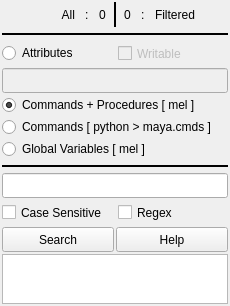
<?xml version="1.0" encoding="UTF-8"?>
<ui version="4.0">
	<class>WindowMain</class>
	<widget class="QMainWindow" name="WindowMain">
		<property name="geometry">
			<rect>
				<x>0</x>
				<y>0</y>
				<width>230</width>
				<height>306</height>
			</rect>
		</property>
		<property name="windowTitle">
			<string>Developer</string>
		</property>
		<property name="windowIcon">
			<iconset>
				<normaloff>../icons/ToolSeq.svg</normaloff>../icons/ToolSeq.svg
			</iconset>
		</property>
		<widget class="QWidget" name="Widget_00">
			<layout class="QVBoxLayout" name="verticalLayout">
				<property name="spacing">
					<number>2</number>
				</property>
				<property name="leftMargin">
					<number>2</number>
				</property>
				<property name="topMargin">
					<number>2</number>
				</property>
				<property name="rightMargin">
					<number>2</number>
				</property>
				<property name="bottomMargin">
					<number>2</number>
				</property>
				<item>
					<widget class="QWidget" name="Widget_01" native="true">
						<layout class="QHBoxLayout" name="horizontalLayout_8">
							<property name="spacing">
								<number>4</number>
							</property>
							<property name="leftMargin">
								<number>0</number>
							</property>
							<property name="topMargin">
								<number>0</number>
							</property>
							<property name="rightMargin">
								<number>0</number>
							</property>
							<property name="bottomMargin">
								<number>0</number>
							</property>
							<item>
								<widget class="QWidget" name="Widget_011" native="true">
									<layout class="QHBoxLayout" name="horizontalLayout_4">
										<property name="spacing">
											<number>10</number>
										</property>
										<property name="leftMargin">
											<number>0</number>
										</property>
										<property name="topMargin">
											<number>0</number>
										</property>
										<property name="rightMargin">
											<number>0</number>
										</property>
										<property name="bottomMargin">
											<number>0</number>
										</property>
										<item>
											<widget class="QLabel" name="label_7">
												<property name="sizePolicy">
													<sizepolicy hsizetype="Ignored" vsizetype="Ignored">
														<horstretch>0</horstretch>
														<verstretch>0</verstretch>
													</sizepolicy>
												</property>
												<property name="minimumSize">
													<size>
														<width>0</width>
														<height>25</height>
													</size>
												</property>
												<property name="text">
													<string>All</string>
												</property>
												<property name="alignment">
													<set>Qt::AlignRight|Qt::AlignTrailing|Qt::AlignVCenter</set>
												</property>
											</widget>
										</item>
										<item>
											<widget class="QLabel" name="label_2">
												<property name="sizePolicy">
													<sizepolicy hsizetype="Fixed" vsizetype="Ignored">
														<horstretch>0</horstretch>
														<verstretch>0</verstretch>
													</sizepolicy>
												</property>
												<property name="minimumSize">
													<size>
														<width>0</width>
														<height>25</height>
													</size>
												</property>
												<property name="text">
													<string>:</string>
												</property>
											</widget>
										</item>
										<item>
											<widget class="QLabel" name="Label_CountAll">
												<property name="sizePolicy">
													<sizepolicy hsizetype="Fixed" vsizetype="Ignored">
														<horstretch>0</horstretch>
														<verstretch>0</verstretch>
													</sizepolicy>
												</property>
												<property name="minimumSize">
													<size>
														<width>0</width>
														<height>25</height>
													</size>
												</property>
												<property name="text">
													<string>0</string>
												</property>
											</widget>
										</item>
									</layout>
								</widget>
							</item>
							<item>
								<widget class="Line" name="line">
									<property name="sizePolicy">
										<sizepolicy hsizetype="Fixed" vsizetype="Ignored">
											<horstretch>0</horstretch>
											<verstretch>0</verstretch>
										</sizepolicy>
									</property>
									<property name="minimumSize">
										<size>
											<width>10</width>
											<height>25</height>
										</size>
									</property>
									<property name="frameShadow">
										<enum>QFrame::Plain</enum>
									</property>
									<property name="lineWidth">
										<number>2</number>
									</property>
									<property name="orientation">
										<enum>Qt::Vertical</enum>
									</property>
								</widget>
							</item>
							<item>
								<widget class="QWidget" name="Widget_012" native="true">
									<layout class="QHBoxLayout" name="horizontalLayout_7">
										<property name="spacing">
											<number>10</number>
										</property>
										<property name="leftMargin">
											<number>0</number>
										</property>
										<property name="topMargin">
											<number>0</number>
										</property>
										<property name="rightMargin">
											<number>0</number>
										</property>
										<property name="bottomMargin">
											<number>0</number>
										</property>
										<item>
											<widget class="QLabel" name="Label_CountFiltered">
												<property name="sizePolicy">
													<sizepolicy hsizetype="Fixed" vsizetype="Ignored">
														<horstretch>0</horstretch>
														<verstretch>0</verstretch>
													</sizepolicy>
												</property>
												<property name="minimumSize">
													<size>
														<width>0</width>
														<height>25</height>
													</size>
												</property>
												<property name="text">
													<string>0</string>
												</property>
											</widget>
										</item>
										<item>
											<widget class="QLabel" name="label_6">
												<property name="sizePolicy">
													<sizepolicy hsizetype="Fixed" vsizetype="Ignored">
														<horstretch>0</horstretch>
														<verstretch>0</verstretch>
													</sizepolicy>
												</property>
												<property name="minimumSize">
													<size>
														<width>0</width>
														<height>25</height>
													</size>
												</property>
												<property name="text">
													<string>:</string>
												</property>
											</widget>
										</item>
										<item>
											<widget class="QLabel" name="label">
												<property name="sizePolicy">
													<sizepolicy hsizetype="Ignored" vsizetype="Ignored">
														<horstretch>0</horstretch>
														<verstretch>0</verstretch>
													</sizepolicy>
												</property>
												<property name="minimumSize">
													<size>
														<width>0</width>
														<height>25</height>
													</size>
												</property>
												<property name="text">
													<string>Filtered</string>
												</property>
											</widget>
										</item>
									</layout>
								</widget>
							</item>
						</layout>
					</widget>
				</item>
				<item>
					<widget class="Line" name="Widget_02">
						<property name="sizePolicy">
							<sizepolicy hsizetype="Ignored" vsizetype="Fixed">
								<horstretch>0</horstretch>
								<verstretch>0</verstretch>
							</sizepolicy>
						</property>
						<property name="minimumSize">
							<size>
								<width>0</width>
								<height>10</height>
							</size>
						</property>
						<property name="frameShadow">
							<enum>QFrame::Plain</enum>
						</property>
						<property name="lineWidth">
							<number>2</number>
						</property>
						<property name="orientation">
							<enum>Qt::Horizontal</enum>
						</property>
					</widget>
				</item>
				<item>
					<widget class="QWidget" name="Widget_03" native="true">
						<layout class="QVBoxLayout" name="verticalLayout_2">
							<property name="spacing">
								<number>2</number>
							</property>
							<property name="leftMargin">
								<number>0</number>
							</property>
							<property name="topMargin">
								<number>0</number>
							</property>
							<property name="rightMargin">
								<number>0</number>
							</property>
							<property name="bottomMargin">
								<number>0</number>
							</property>
							<item>
								<widget class="QWidget" name="Widget_031" native="true">
									<layout class="QHBoxLayout" name="horizontalLayout_5">
										<property name="spacing">
											<number>5</number>
										</property>
										<property name="leftMargin">
											<number>0</number>
										</property>
										<property name="topMargin">
											<number>0</number>
										</property>
										<property name="rightMargin">
											<number>0</number>
										</property>
										<property name="bottomMargin">
											<number>0</number>
										</property>
										<item>
											<widget class="QRadioButton" name="Radio_Attributes">
												<property name="sizePolicy">
													<sizepolicy hsizetype="Ignored" vsizetype="Fixed">
														<horstretch>0</horstretch>
														<verstretch>0</verstretch>
													</sizepolicy>
												</property>
												<property name="minimumSize">
													<size>
														<width>0</width>
														<height>20</height>
													</size>
												</property>
												<property name="text">
													<string>Attributes</string>
												</property>
												<attribute name="buttonGroup">
													<string notr="true">ButtonGroup_Mode</string>
												</attribute>
											</widget>
										</item>
										<item>
											<widget class="QCheckBox" name="Check_Writable">
												<property name="enabled">
													<bool>false</bool>
												</property>
												<property name="sizePolicy">
													<sizepolicy hsizetype="Ignored" vsizetype="Fixed">
														<horstretch>0</horstretch>
														<verstretch>0</verstretch>
													</sizepolicy>
												</property>
												<property name="minimumSize">
													<size>
														<width>0</width>
														<height>25</height>
													</size>
												</property>
												<property name="text">
													<string>Writable</string>
												</property>
											</widget>
										</item>
									</layout>
								</widget>
							</item>
							<item>
								<widget class="QLineEdit" name="Line_Attributes">
									<property name="enabled">
										<bool>false</bool>
									</property>
									<property name="minimumSize">
										<size>
											<width>0</width>
											<height>25</height>
										</size>
									</property>
									<property name="alignment">
										<set>Qt::AlignCenter</set>
									</property>
								</widget>
							</item>
							<item>
								<widget class="QRadioButton" name="Radio_CommandsMel">
									<property name="sizePolicy">
										<sizepolicy hsizetype="Ignored" vsizetype="Fixed">
											<horstretch>0</horstretch>
											<verstretch>0</verstretch>
										</sizepolicy>
									</property>
									<property name="minimumSize">
										<size>
											<width>0</width>
											<height>20</height>
										</size>
									</property>
									<property name="text">
										<string>Commands + Procedures [ mel ]</string>
									</property>
									<property name="checked">
										<bool>true</bool>
									</property>
									<attribute name="buttonGroup">
										<string notr="true">ButtonGroup_Mode</string>
									</attribute>
								</widget>
							</item>
							<item>
								<widget class="QRadioButton" name="Radio_CommandsPython">
									<property name="sizePolicy">
										<sizepolicy hsizetype="Ignored" vsizetype="Fixed">
											<horstretch>0</horstretch>
											<verstretch>0</verstretch>
										</sizepolicy>
									</property>
									<property name="minimumSize">
										<size>
											<width>0</width>
											<height>20</height>
										</size>
									</property>
									<property name="text">
										<string>Commands [ python &gt; maya.cmds ]</string>
									</property>
									<attribute name="buttonGroup">
										<string notr="true">ButtonGroup_Mode</string>
									</attribute>
								</widget>
							</item>
							<item>
								<widget class="QRadioButton" name="Radio_VariablesMel">
									<property name="sizePolicy">
										<sizepolicy hsizetype="Ignored" vsizetype="Fixed">
											<horstretch>0</horstretch>
											<verstretch>0</verstretch>
										</sizepolicy>
									</property>
									<property name="minimumSize">
										<size>
											<width>0</width>
											<height>20</height>
										</size>
									</property>
									<property name="text">
										<string>Global Variables [ mel ]</string>
									</property>
									<attribute name="buttonGroup">
										<string notr="true">ButtonGroup_Mode</string>
									</attribute>
								</widget>
							</item>
						</layout>
					</widget>
				</item>
				<item>
					<widget class="Line" name="Widget_04">
						<property name="sizePolicy">
							<sizepolicy hsizetype="Ignored" vsizetype="Fixed">
								<horstretch>0</horstretch>
								<verstretch>0</verstretch>
							</sizepolicy>
						</property>
						<property name="minimumSize">
							<size>
								<width>0</width>
								<height>10</height>
							</size>
						</property>
						<property name="frameShadow">
							<enum>QFrame::Plain</enum>
						</property>
						<property name="lineWidth">
							<number>2</number>
						</property>
						<property name="orientation">
							<enum>Qt::Horizontal</enum>
						</property>
					</widget>
				</item>
				<item>
					<widget class="QWidget" name="Widget_05" native="true">
						<layout class="QHBoxLayout" name="horizontalLayout_2">
							<property name="spacing">
								<number>2</number>
							</property>
							<property name="leftMargin">
								<number>0</number>
							</property>
							<property name="topMargin">
								<number>0</number>
							</property>
							<property name="rightMargin">
								<number>0</number>
							</property>
							<property name="bottomMargin">
								<number>0</number>
							</property>
							<item>
								<widget class="QLineEdit" name="Line_Search">
									<property name="sizePolicy">
										<sizepolicy hsizetype="Ignored" vsizetype="Ignored">
											<horstretch>0</horstretch>
											<verstretch>0</verstretch>
										</sizepolicy>
									</property>
									<property name="minimumSize">
										<size>
											<width>0</width>
											<height>25</height>
										</size>
									</property>
									<property name="alignment">
										<set>Qt::AlignCenter</set>
									</property>
								</widget>
							</item>
						</layout>
					</widget>
				</item>
				<item>
					<widget class="QWidget" name="Widget_06" native="true">
						<layout class="QHBoxLayout" name="horizontalLayout_6">
							<property name="spacing">
								<number>5</number>
							</property>
							<property name="leftMargin">
								<number>0</number>
							</property>
							<property name="topMargin">
								<number>0</number>
							</property>
							<property name="rightMargin">
								<number>0</number>
							</property>
							<property name="bottomMargin">
								<number>0</number>
							</property>
							<item>
								<widget class="QCheckBox" name="Check_CaseSensitive">
									<property name="sizePolicy">
										<sizepolicy hsizetype="Ignored" vsizetype="Fixed">
											<horstretch>0</horstretch>
											<verstretch>0</verstretch>
										</sizepolicy>
									</property>
									<property name="minimumSize">
										<size>
											<width>0</width>
											<height>25</height>
										</size>
									</property>
									<property name="text">
										<string>Case Sensitive</string>
									</property>
								</widget>
							</item>
							<item>
								<widget class="QCheckBox" name="Check_Regex">
									<property name="sizePolicy">
										<sizepolicy hsizetype="Ignored" vsizetype="Fixed">
											<horstretch>0</horstretch>
											<verstretch>0</verstretch>
										</sizepolicy>
									</property>
									<property name="minimumSize">
										<size>
											<width>0</width>
											<height>25</height>
										</size>
									</property>
									<property name="text">
										<string>Regex</string>
									</property>
								</widget>
							</item>
						</layout>
					</widget>
				</item>
				<item>
					<widget class="QWidget" name="Widget_07" native="true">
						<layout class="QHBoxLayout" name="horizontalLayout">
							<property name="spacing">
								<number>2</number>
							</property>
							<property name="leftMargin">
								<number>0</number>
							</property>
							<property name="topMargin">
								<number>0</number>
							</property>
							<property name="rightMargin">
								<number>0</number>
							</property>
							<property name="bottomMargin">
								<number>0</number>
							</property>
							<item>
								<widget class="QPushButton" name="Button_Search">
									<property name="sizePolicy">
										<sizepolicy hsizetype="Ignored" vsizetype="Ignored">
											<horstretch>0</horstretch>
											<verstretch>0</verstretch>
										</sizepolicy>
									</property>
									<property name="minimumSize">
										<size>
											<width>0</width>
											<height>25</height>
										</size>
									</property>
									<property name="text">
										<string>Search</string>
									</property>
								</widget>
							</item>
							<item>
								<widget class="QPushButton" name="Button_Act">
									<property name="sizePolicy">
										<sizepolicy hsizetype="Ignored" vsizetype="Ignored">
											<horstretch>0</horstretch>
											<verstretch>0</verstretch>
										</sizepolicy>
									</property>
									<property name="minimumSize">
										<size>
											<width>0</width>
											<height>25</height>
										</size>
									</property>
									<property name="text">
										<string>Help</string>
									</property>
								</widget>
							</item>
						</layout>
					</widget>
				</item>
				<item>
					<widget class="QWidget" name="Widget_08" native="true">
						<layout class="QHBoxLayout" name="horizontalLayout_3">
							<property name="spacing">
								<number>2</number>
							</property>
							<property name="leftMargin">
								<number>0</number>
							</property>
							<property name="topMargin">
								<number>0</number>
							</property>
							<property name="rightMargin">
								<number>0</number>
							</property>
							<property name="bottomMargin">
								<number>0</number>
							</property>
							<item>
								<widget class="QPlainTextEdit" name="Text_Results">
									<property name="sizePolicy">
										<sizepolicy hsizetype="Ignored" vsizetype="Expanding">
											<horstretch>0</horstretch>
											<verstretch>0</verstretch>
										</sizepolicy>
									</property>
									<property name="minimumSize">
										<size>
											<width>0</width>
											<height>25</height>
										</size>
									</property>
									<property name="lineWrapMode">
										<enum>QPlainTextEdit::NoWrap</enum>
									</property>
								</widget>
							</item>
						</layout>
					</widget>
				</item>
			</layout>
		</widget>
	</widget>
	<resources/>
	<connections>
		<connection>
			<sender>Radio_Attributes</sender>
			<signal>toggled(bool)</signal>
			<receiver>Line_Attributes</receiver>
			<slot>setEnabled(bool)</slot>
			<hints>
				<hint type="sourcelabel">
					<x>39</x>
					<y>52</y>
				</hint>
				<hint type="destinationlabel">
					<x>114</x>
					<y>80</y>
				</hint>
			</hints>
		</connection>
		<connection>
			<sender>Radio_Attributes</sender>
			<signal>toggled(bool)</signal>
			<receiver>Check_Writable</receiver>
			<slot>setEnabled(bool)</slot>
			<hints>
				<hint type="sourcelabel">
					<x>39</x>
					<y>52</y>
				</hint>
				<hint type="destinationlabel">
					<x>154</x>
					<y>53</y>
				</hint>
			</hints>
		</connection>
	</connections>
	<buttongroups>
		<buttongroup name="ButtonGroup_Mode"/>
	</buttongroups>
</ui>
